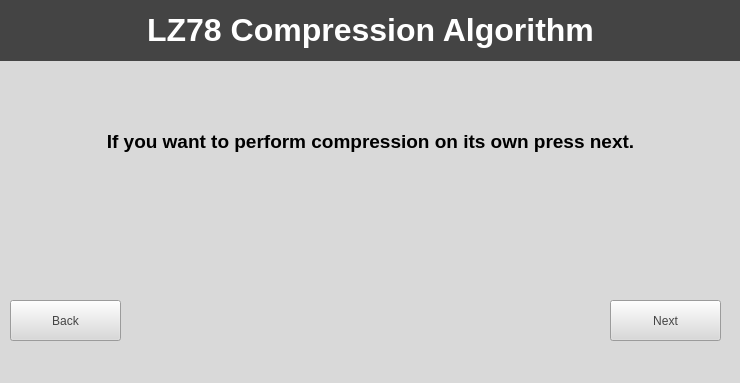
<?xml version="1.0" encoding="UTF-8"?>
<ui version="4.0">
 <class>MainWindow</class>
 <widget class="QMainWindow" name="MainWindow">
  <property name="geometry">
   <rect>
    <x>0</x>
    <y>0</y>
    <width>740</width>
    <height>383</height>
   </rect>
  </property>
  <property name="windowTitle">
   <string>MainWindow</string>
  </property>
  <property name="styleSheet">
   <string notr="true">background-color: rgb(217, 217, 217);
</string>
  </property>
  <widget class="QWidget" name="centralwidget">
   <widget class="QLabel" name="label">
    <property name="geometry">
     <rect>
      <x>0</x>
      <y>0</y>
      <width>741</width>
      <height>61</height>
     </rect>
    </property>
    <property name="sizeIncrement">
     <size>
      <width>0</width>
      <height>0</height>
     </size>
    </property>
    <property name="baseSize">
     <size>
      <width>0</width>
      <height>0</height>
     </size>
    </property>
    <property name="font">
     <font>
      <pointsize>24</pointsize>
      <bold>true</bold>
     </font>
    </property>
    <property name="layoutDirection">
     <enum>Qt::LeftToRight</enum>
    </property>
    <property name="autoFillBackground">
     <bool>false</bool>
    </property>
    <property name="styleSheet">
     <string notr="true">background-color: rgb(68, 68, 68);</string>
    </property>
    <property name="text">
     <string>&lt;html&gt;&lt;head/&gt;&lt;body&gt;&lt;p&gt;&lt;span style=&quot; color:#ffffff;&quot;&gt;LZ78 Compression Algorithm&lt;/span&gt;&lt;/p&gt;&lt;/body&gt;&lt;/html&gt;</string>
    </property>
    <property name="alignment">
     <set>Qt::AlignCenter</set>
    </property>
    <property name="textInteractionFlags">
     <set>Qt::NoTextInteraction</set>
    </property>
   </widget>
   <widget class="QPushButton" name="pushButtonN78">
    <property name="geometry">
     <rect>
      <x>610</x>
      <y>300</y>
      <width>111</width>
      <height>41</height>
     </rect>
    </property>
    <property name="styleSheet">
     <string notr="true">color: rgb(68, 68, 68);</string>
    </property>
    <property name="text">
     <string>Next</string>
    </property>
   </widget>
   <widget class="QLabel" name="label_2">
    <property name="geometry">
     <rect>
      <x>80</x>
      <y>61</y>
      <width>581</width>
      <height>161</height>
     </rect>
    </property>
    <property name="font">
     <font>
      <pointsize>14</pointsize>
     </font>
    </property>
    <property name="autoFillBackground">
     <bool>false</bool>
    </property>
    <property name="text">
     <string>&lt;html&gt;&lt;head/&gt;&lt;body&gt;&lt;p align=&quot;center&quot;&gt;&lt;span style=&quot; font-weight:700;&quot;&gt;If you want to perform compression on its own press next.&lt;/span&gt;&lt;/p&gt;&lt;/body&gt;&lt;/html&gt;</string>
    </property>
    <property name="alignment">
     <set>Qt::AlignCenter</set>
    </property>
   </widget>
   <widget class="QPushButton" name="pushButtonBW">
    <property name="geometry">
     <rect>
      <x>10</x>
      <y>300</y>
      <width>111</width>
      <height>41</height>
     </rect>
    </property>
    <property name="styleSheet">
     <string notr="true">color: rgb(68, 68, 68);</string>
    </property>
    <property name="text">
     <string>Back</string>
    </property>
   </widget>
  </widget>
  <widget class="QMenuBar" name="menubar">
   <property name="geometry">
    <rect>
     <x>0</x>
     <y>0</y>
     <width>740</width>
     <height>22</height>
    </rect>
   </property>
  </widget>
  <widget class="QStatusBar" name="statusbar"/>
 </widget>
 <resources/>
 <connections/>
</ui>
